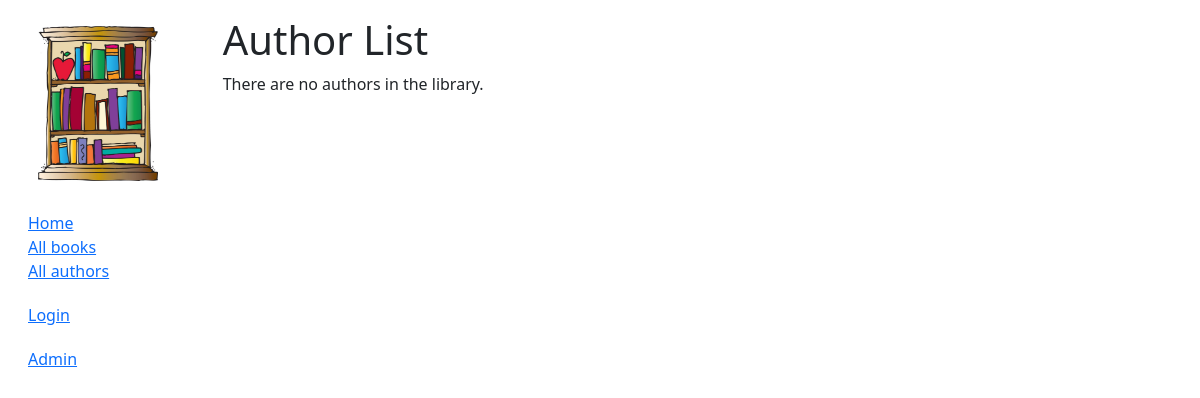
The app's page /catalog/authors/, older data.
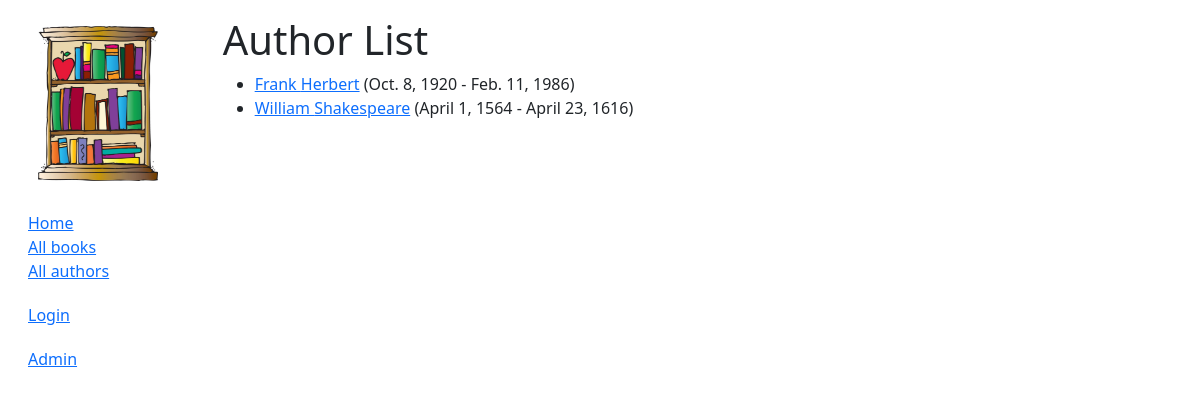
The same page, newer data.
### catalog/models.py (models this page shows, shortened)
class Author(models.Model):
    first_name = models.CharField(max_length=100)
    last_name = models.CharField(max_length=100)
    date_of_birth = models.DateField(null=True, blank=True)
    date_of_death = models.DateField('died', null=True, blank=True)
    class Meta:
        ordering = ['last_name', 'first_name']
    def get_absolute_url(self):
        return reverse('author-detail', args=[str(self.id)])

### catalog/views.py (the view)
# urls.py: path('authors/', views.AuthorListView.as_view(), name='authors'),
class AuthorListView(generic.ListView):
    model = Author
    paginate_by = 10

### catalog/templates/catalog/author_list.html (shortened to what this page needs)
{% extends "base_generic.html" %}
{% block content %}
  <h1>Author List</h1>
  {% if author_list %}
    <ul>
      {% for author in author_list %}
      <li>
        <a href="{{ author.get_absolute_url }}">{{ author.first_name }} {{ author.last_name }}</a>
        ({{author.date_of_birth}} - {{author.date_of_death}})
      </li>
      {% endfor %}
    </ul>
  {% else %}
    <p>There are no authors in the library.</p>
  {% endif %}
{% endblock %}

### catalog/templates/base_generic.html (shortened to what this page needs)
<!DOCTYPE html>
<html lang="en">
  <head>
    <link
      href="https://cdn.jsdelivr.net/npm/bootstrap@5.3.3/dist/css/bootstrap.min.css"
      rel="stylesheet"
    />
    {% load static %}
    <link rel="stylesheet" href="{% static 'css/styles.css' %}" />
  </head>
  <body>
    <div class="container-fluid">
      <div class="row p-3">
        <div class="col-sm-2">
          {% block sidebar %}
          <img
            src="{% static 'images/bookshelf_image.jpg' %}"
            alt="Puppy Picture"
            style="width: 140px; height: 175px; padding: 10px"
          />
          <ul class="sidebar-nav">
            <li>
              <a class="link-opacity-50-hover" href="{% url 'index' %}">Home</a>
            </li>
            <li>
              <a class="link-opacity-50-hover" href="{% url 'books' %}"
                >All books</a
              >
            </li>
            <li>
              <a class="link-opacity-50-hover" href="{% url 'authors' %}"
                >All authors</a
              >
            </li>
          </ul>
          <ul class="sidebar-nav">
            {% if user.is_authenticated %}
            <li>User: {{ user.get_username }}</li>
            <li>
              <a class="link-opacity-50-hover" href="{% url 'my-borrowed' %}"
                >My Borrowed</a
              >
            </li>
            <form
                id="logout-form"
                method="post"
                action="{% url 'logout' %}">
                {% csrf_token %}
                <button type="submit" class="btn btn-link">Logout</button>
              </form>
            </li>
            {% else %}
            <li>
              <a
                class="link-opacity-50-hover"
                href="{% url 'login' %}?next={{ request.path }}"
                >Login</a
              >
            </li>
            {% endif %}
          </ul>
          <ul class="sidebar-nav">
            <li>
              <a class="link-opacity-50-hover" href="{% url 'admin:index' %}"
                >Admin</a
              >
            </li>
          </ul>
        {% endblock %}
        </div>
        <div class="col-auto">
          {% block content %} {% endblock %}
        </div>
      </div>
    </div>
  </body>
</html>

### catalog/static/css/styles.css (style rules this page uses)
.sidebar-nav { margin-top: 20px; padding: 0; list-style: none; }

Row changes from the older to the newer data that the page shows:
added Author: first_name "Frank", last_name "Herbert", date_of_birth "Oct. 8, 1920", date_of_death "Feb. 11, 1986"
added Author: first_name "William", last_name "Shakespeare", date_of_birth "April 1, 1564", date_of_death "April 23, 1616"
Text that changed along with them:
text no longer shown: "There are no authors in the library."
